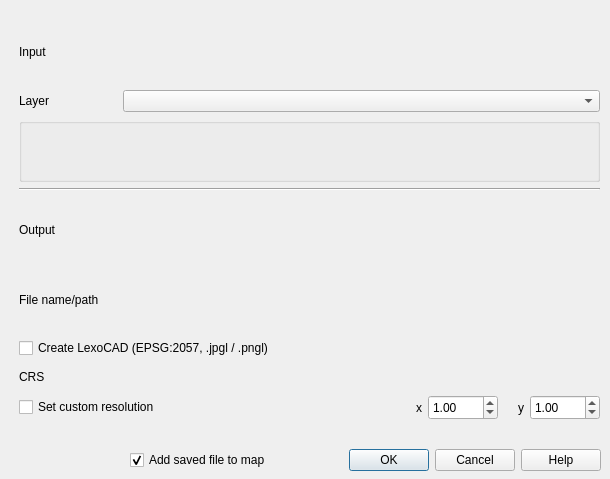
<?xml version="1.0" encoding="UTF-8"?>
<ui version="4.0">
 <class>RasterCutterDialogBase</class>
 <widget class="QDialog" name="RasterCutterDialogBase">
  <property name="geometry">
   <rect>
    <x>0</x>
    <y>0</y>
    <width>610</width>
    <height>479</height>
   </rect>
  </property>
  <property name="windowTitle">
   <string>Cut out Raster Layer to…</string>
  </property>
  <property name="windowIcon">
   <iconset>
    <normaloff>icon.png</normaloff>icon.png</iconset>
  </property>
  <property name="sizeGripEnabled">
   <bool>false</bool>
  </property>
  <widget class="QDialogButtonBox" name="button_box">
   <property name="geometry">
    <rect>
     <x>20</x>
     <y>440</y>
     <width>581</width>
     <height>41</height>
    </rect>
   </property>
   <property name="orientation">
    <enum>Qt::Horizontal</enum>
   </property>
   <property name="standardButtons">
    <set>QDialogButtonBox::Cancel|QDialogButtonBox::Help|QDialogButtonBox::Ok</set>
   </property>
  </widget>
  <widget class="QWidget" name="verticalLayoutWidget">
   <property name="geometry">
    <rect>
     <x>19</x>
     <y>19</y>
     <width>581</width>
     <height>401</height>
    </rect>
   </property>
   <layout class="QVBoxLayout" name="verticalLayout">
    <item>
     <widget class="QLabel" name="input_section_label">
      <property name="text">
       <string>Input</string>
      </property>
     </widget>
    </item>
    <item>
     <layout class="QHBoxLayout" name="horizontalLayout">
      <property name="spacing">
       <number>4</number>
      </property>
      <property name="sizeConstraint">
       <enum>QLayout::SetDefaultConstraint</enum>
      </property>
      <item>
       <widget class="QLabel" name="layer_label">
        <property name="maximumSize">
         <size>
          <width>100</width>
          <height>30</height>
         </size>
        </property>
        <property name="text">
         <string>Layer</string>
        </property>
       </widget>
      </item>
      <item>
       <widget class="QgsMapLayerComboBox" name="layer_combobox">
        <property name="showCrs">
         <bool>true</bool>
        </property>
       </widget>
      </item>
     </layout>
    </item>
    <item>
     <widget class="QgsExtentGroupBox" name="extent_box"/>
    </item>
    <item>
     <widget class="Line" name="line">
      <property name="orientation">
       <enum>Qt::Horizontal</enum>
      </property>
     </widget>
    </item>
    <item>
     <widget class="QLabel" name="output_section_label">
      <property name="text">
       <string>Output</string>
      </property>
     </widget>
    </item>
    <item>
     <layout class="QHBoxLayout" name="horizontalLayout_6">
      <item>
       <widget class="QLabel" name="file_dest_label">
        <property name="minimumSize">
         <size>
          <width>100</width>
          <height>0</height>
         </size>
        </property>
        <property name="maximumSize">
         <size>
          <width>100</width>
          <height>15</height>
         </size>
        </property>
        <property name="text">
         <string>File name/path</string>
        </property>
       </widget>
      </item>
      <item>
       <widget class="QgsFileWidget" name="file_dest_field">
        <property name="filter">
         <string>PNG (*.png);;JPG (*.jpg)</string>
        </property>
        <property name="storageMode">
         <enum>QgsFileWidget::SaveFile</enum>
        </property>
        <property name="options">
         <set>QFileDialog::DontConfirmOverwrite</set>
        </property>
       </widget>
      </item>
     </layout>
    </item>
    <item>
     <widget class="QCheckBox" name="lexocad_checkbox">
      <property name="toolTip">
       <string/>
      </property>
      <property name="text">
       <string>Create LexoCAD (EPSG:2057, .jpgl / .pngl)</string>
      </property>
     </widget>
    </item>
    <item>
     <layout class="QHBoxLayout" name="horizontalLayout_2">
      <item>
       <widget class="QLabel" name="proj_selection_label">
        <property name="sizePolicy">
         <sizepolicy hsizetype="Fixed" vsizetype="Preferred">
          <horstretch>0</horstretch>
          <verstretch>0</verstretch>
         </sizepolicy>
        </property>
        <property name="minimumSize">
         <size>
          <width>100</width>
          <height>15</height>
         </size>
        </property>
        <property name="maximumSize">
         <size>
          <width>100</width>
          <height>16777215</height>
         </size>
        </property>
        <property name="text">
         <string>CRS</string>
        </property>
       </widget>
      </item>
      <item>
       <widget class="QgsProjectionSelectionWidget" name="proj_selection">
        <property name="enabled">
         <bool>true</bool>
        </property>
        <property name="sizePolicy">
         <sizepolicy hsizetype="MinimumExpanding" vsizetype="Minimum">
          <horstretch>0</horstretch>
          <verstretch>0</verstretch>
         </sizepolicy>
        </property>
        <property name="minimumSize">
         <size>
          <width>100</width>
          <height>0</height>
         </size>
        </property>
        <property name="maximumSize">
         <size>
          <width>500</width>
          <height>25</height>
         </size>
        </property>
        <property name="layoutDirection">
         <enum>Qt::LeftToRight</enum>
        </property>
       </widget>
      </item>
     </layout>
    </item>
    <item>
     <layout class="QHBoxLayout" name="horizontalLayout_3">
      <item>
       <widget class="QCheckBox" name="resolution_checkbox">
        <property name="text">
         <string>Set custom resolution</string>
        </property>
       </widget>
      </item>
      <item>
       <widget class="QLabel" name="x_resolution_label">
        <property name="maximumSize">
         <size>
          <width>20</width>
          <height>16777215</height>
         </size>
        </property>
        <property name="text">
         <string>x</string>
        </property>
        <property name="alignment">
         <set>Qt::AlignRight|Qt::AlignTrailing|Qt::AlignVCenter</set>
        </property>
       </widget>
      </item>
      <item>
       <widget class="QDoubleSpinBox" name="x_resolution_box">
        <property name="maximumSize">
         <size>
          <width>70</width>
          <height>25</height>
         </size>
        </property>
        <property name="minimum">
         <double>0.010000000000000</double>
        </property>
        <property name="value">
         <double>1.000000000000000</double>
        </property>
       </widget>
      </item>
      <item>
       <widget class="QLabel" name="y_resolution_label">
        <property name="maximumSize">
         <size>
          <width>20</width>
          <height>16777215</height>
         </size>
        </property>
        <property name="text">
         <string>y</string>
        </property>
        <property name="alignment">
         <set>Qt::AlignRight|Qt::AlignTrailing|Qt::AlignVCenter</set>
        </property>
       </widget>
      </item>
      <item>
       <widget class="QDoubleSpinBox" name="y_resolution_box">
        <property name="maximumSize">
         <size>
          <width>70</width>
          <height>25</height>
         </size>
        </property>
        <property name="minimum">
         <double>0.010000000000000</double>
        </property>
        <property name="value">
         <double>1.000000000000000</double>
        </property>
       </widget>
      </item>
     </layout>
    </item>
   </layout>
  </widget>
  <widget class="QCheckBox" name="add_to_map_checkbox">
   <property name="geometry">
    <rect>
     <x>130</x>
     <y>450</y>
     <width>170</width>
     <height>20</height>
    </rect>
   </property>
   <property name="minimumSize">
    <size>
     <width>170</width>
     <height>0</height>
    </size>
   </property>
   <property name="maximumSize">
    <size>
     <width>170</width>
     <height>16777215</height>
    </size>
   </property>
   <property name="text">
    <string>Add saved file to map</string>
   </property>
   <property name="checked">
    <bool>true</bool>
   </property>
  </widget>
 </widget>
 <customwidgets>
  <customwidget>
   <class>QgsCollapsibleGroupBox</class>
   <extends>QGroupBox</extends>
   <header>qgscollapsiblegroupbox.h</header>
   <container>1</container>
  </customwidget>
  <customwidget>
   <class>QgsExtentGroupBox</class>
   <extends>QgsCollapsibleGroupBox</extends>
   <header>qgsextentgroupbox.h</header>
   <container>1</container>
  </customwidget>
  <customwidget>
   <class>QgsFileWidget</class>
   <extends>QWidget</extends>
   <header>qgsfilewidget.h</header>
  </customwidget>
  <customwidget>
   <class>QgsMapLayerComboBox</class>
   <extends>QComboBox</extends>
   <header>qgsmaplayercombobox.h</header>
  </customwidget>
  <customwidget>
   <class>QgsProjectionSelectionWidget</class>
   <extends>QWidget</extends>
   <header>qgsprojectionselectionwidget.h</header>
  </customwidget>
 </customwidgets>
 <resources/>
 <connections>
  <connection>
   <sender>button_box</sender>
   <signal>accepted()</signal>
   <receiver>RasterCutterDialogBase</receiver>
   <slot>accept()</slot>
   <hints>
    <hint type="sourcelabel">
     <x>20</x>
     <y>20</y>
    </hint>
    <hint type="destinationlabel">
     <x>20</x>
     <y>20</y>
    </hint>
   </hints>
  </connection>
  <connection>
   <sender>button_box</sender>
   <signal>rejected()</signal>
   <receiver>RasterCutterDialogBase</receiver>
   <slot>reject()</slot>
   <hints>
    <hint type="sourcelabel">
     <x>20</x>
     <y>20</y>
    </hint>
    <hint type="destinationlabel">
     <x>20</x>
     <y>20</y>
    </hint>
   </hints>
  </connection>
 </connections>
</ui>
